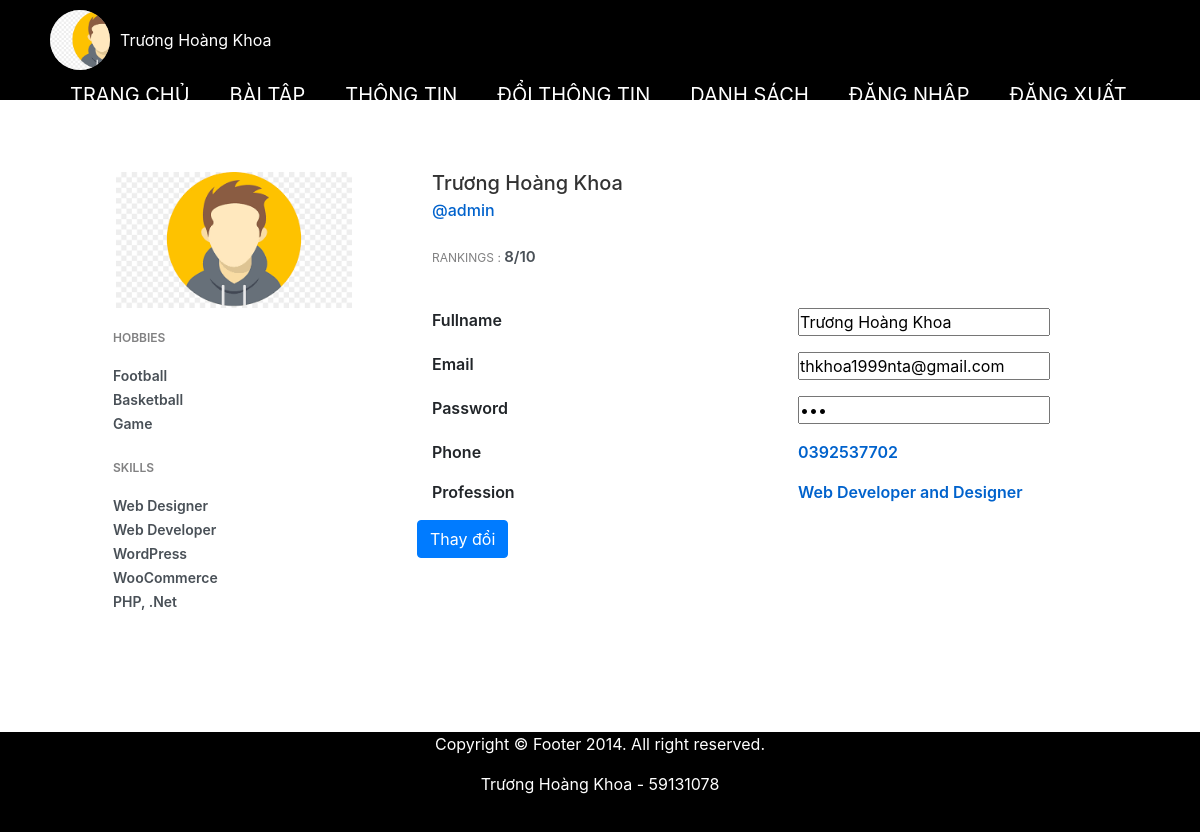
Page /changeprofile.php (signed in) on the committed database.
### tables this page shows
CREATE TABLE `user` (
  `id` int(11) NOT NULL,
  `username` varchar(28) NOT NULL,
  `password` varchar(28) NOT NULL,
  `fullname` varchar(100) NOT NULL,
  `email` varchar(100) NOT NULL
);

### Web/changeprofile.php (the view, shortened to what this page needs)
<?php
include('header.php');
$id = $_SESSION['login-id'];
$query = "select * from user where id='$id'";
$row = mysqli_fetch_array(mysqli_query($conn, $query));
?>
<div class="container emp-profile">
    <form method="post" action="changeprofile_submit.php">
        <div class="row">
            <div class="col-md-4">
                <div class="profile-img">
                    <img src="includes/images/avatar/<?php echo $row['id'] ?>.png" alt=""/>
                </div>
            </div>
            <div class="col-md-6">
                <div class="profile-head">
                    <h5>
                        <?php echo $row['fullname'] ?>
                    </h5>
                    <h6>
                        @<?php echo $row['username'] ?>
                    </h6>
                    <p class="proile-rating">RANKINGS : <span>8/10</span></p>
                </div>
            </div>
        </div>
        <div class="row">
            <div class="col-md-4">
                <div class="profile-work">
                    <p>HOBBIES</p>
                    <a href="">Football</a><br />
                    <a href="">Basketball</a><br />
                    <a href="">Game</a>
                    <p>SKILLS</p>
                    <a href="">Web Designer</a><br />
                    <a href="">Web Developer</a><br />
                    <a href="">WordPress</a><br />
                    <a href="">WooCommerce</a><br />
                    <a href="">PHP, .Net</a><br />
                </div>
            </div>
            <div class="col-md-8">
                <div class="tab-content profile-tab" id="myTabContent">
                    <div class="tab-pane fade show active" id="home" role="tabpanel" aria-labelledby="home-tab">
                        <div class="row">
                            <div class="col-md-6">
                                <label>Fullname</label>
                            </div>
                            <div class="col-md-6">
                                <p><input type="text" name="fullname" value="<?php echo $row['fullname']?>" required></p>
                            </div>
                        </div>
                        <div class="row">
                            <div class="col-md-6">
                                <label>Email</label>
                            </div>
                            <div class="col-md-6">
                                <p><input type="email" name="email" value="<?php echo $row['email']?>" required></p>
                            </div>
                        </div>
                        <div class="row">
                            <div class="col-md-6">
                                <label>Password</label>
                            </div>
                            <div class="col-md-6">
                                <p><input type="password" name="password" value="<?php echo $row['password']?>" required></p>
                            </div>
                        </div>
                        <div class="row">
                            <div class="col-md-6">
                                <label>Phone</label>
                            </div>
                            <div class="col-md-6">
                                <p>0392537702</p>
                            </div>
                        </div>
                        <div class="row">
                            <div class="col-md-6">
                                <label>Profession</label>
                            </div>
                            <div class="col-md-6">
                                <p>Web Developer and Designer</p>
                            </div>
                        </div>
                        <div class="row text-center">
                            <input type="submit" class="btn btn-primary" value="Thay đổi">
                        </div>
                    </div>
                </div>
            </div>
        </div>
    </form>
</div>
<?php
include('footer.php')
?>

### Web/includes/css/style.css (style rules this page uses)
* { margin: 0; padding: 0; box-sizing: border-box; }

### Web/header.php (style rules this page uses)
a { text-decoration: none; }

### Web/changeprofile.php (style rules this page uses)
body { background: -webkit-linear-gradient(left, #3931af, #00c6ff); }
.emp-profile { padding: 3%; margin-top: 3%; margin-bottom: 3%; border-radius: 0.5rem; background: #fff; }
.profile-img { text-align: center; }
.profile-img img { width: 70%; height: 100%; }
.profile-head h5 { color: #333; }
.profile-head h6 { color: #0062cc; }
.proile-rating { font-size: 12px; color: #818182; margin-top: 5%; }
.proile-rating span { color: #495057; font-size: 15px; font-weight: 600; }
.profile-work { padding: 14%; margin-top: -15%; }
.profile-work p { font-size: 12px; color: #818182; font-weight: 600; margin-top: 10%; }
.profile-work a { text-decoration: none; color: #495057; font-weight: 600; font-size: 14px; }
.profile-tab label { font-weight: 600; }
.profile-tab p { font-weight: 600; color: #0062cc; }

### rows in the picture
user: fullname "Trương Hoàng Khoa", username "admin", email "thkhoa1999nta@gmail.com"

### other values in the picture
$_SESSION['login-name'] "Trương Hoàng Khoa"
